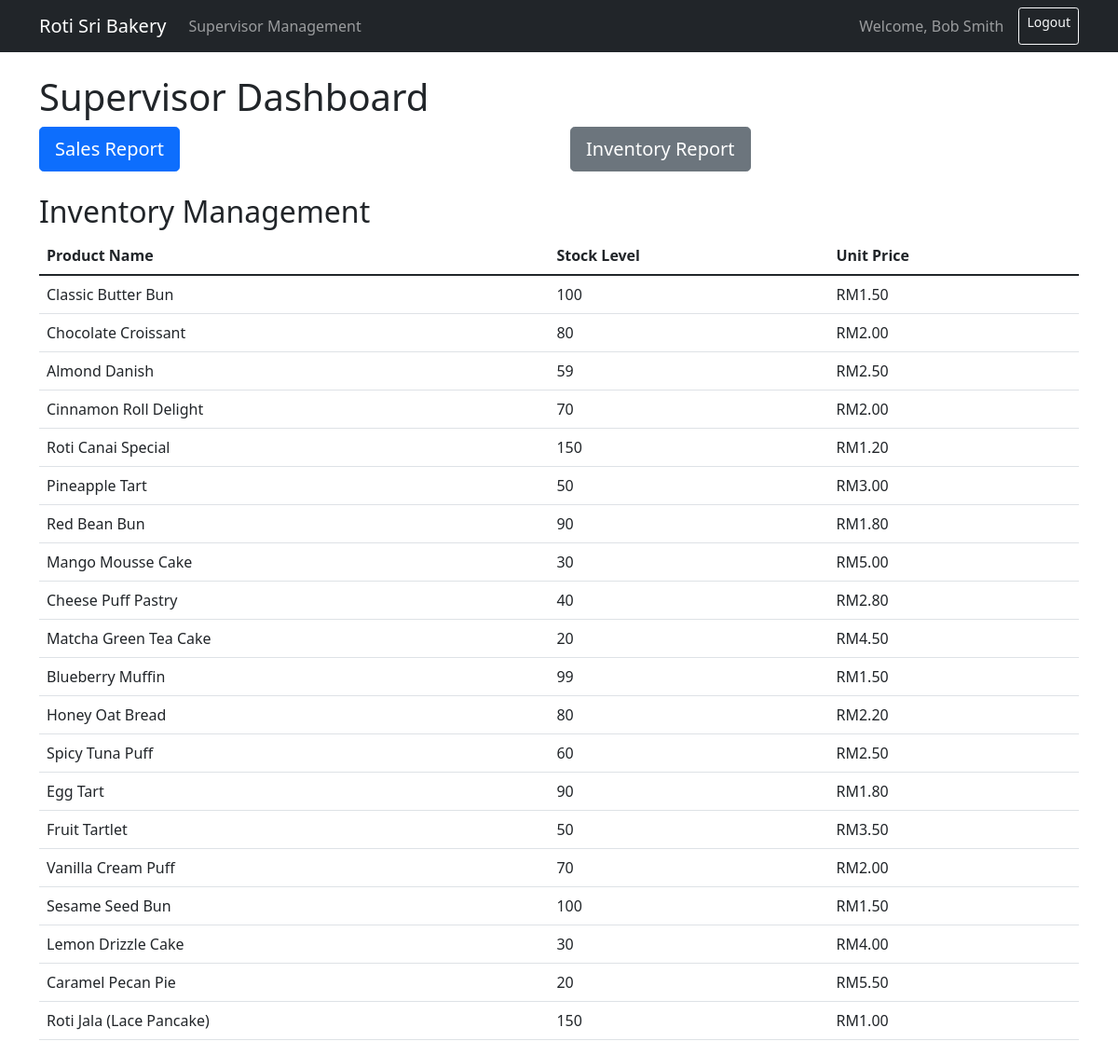
Before: /supervisor_dashboard.php?view=inventory (signed in) with the older database file.
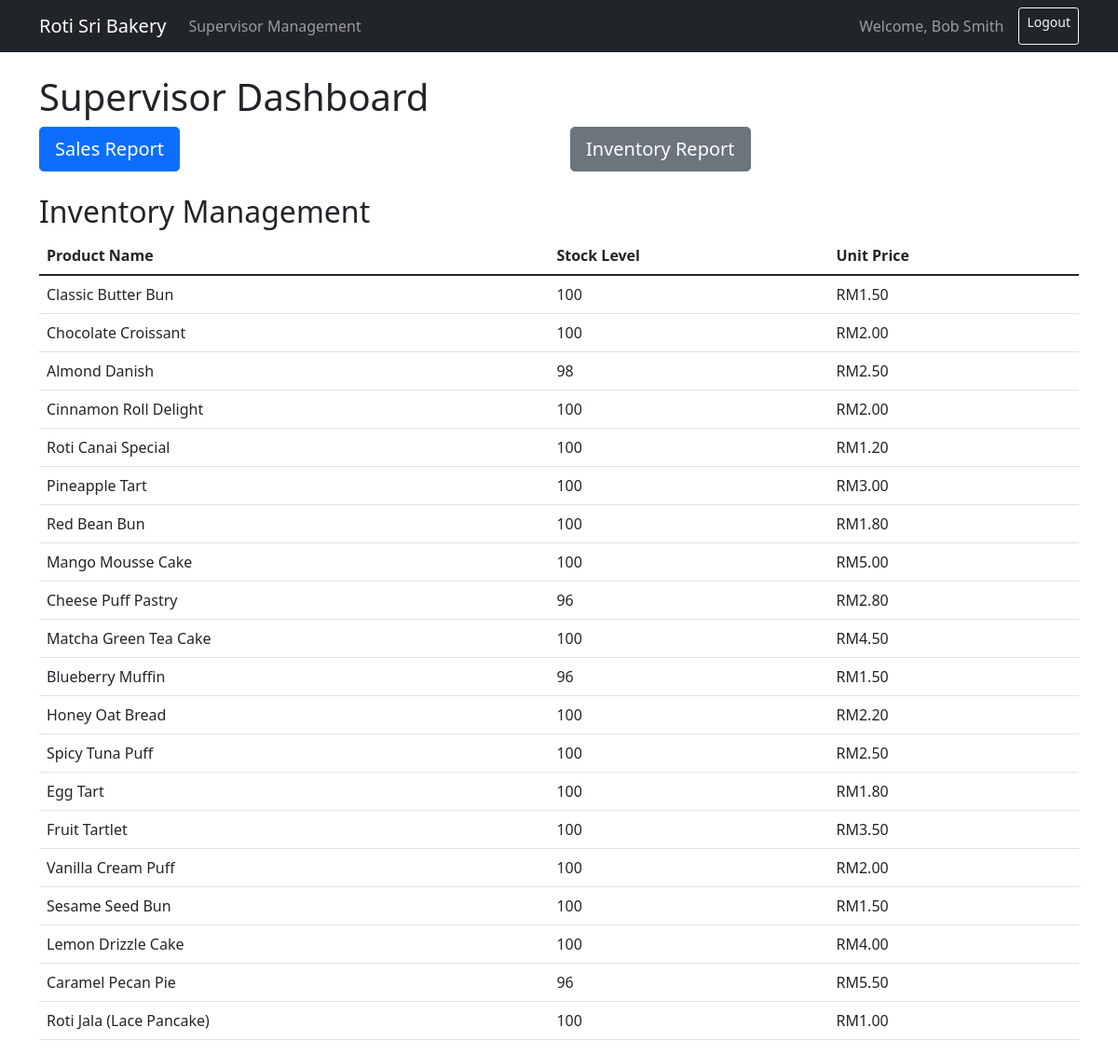
After: the same page with the newer database file.
### tables this page shows
CREATE TABLE `inventory` (
  `id` int(11) NOT NULL,
  `product_name` varchar(200) NOT NULL,
  `description` text DEFAULT NULL,
  `category` varchar(50) NOT NULL,
  `unit_price` decimal(10,2) NOT NULL,
  `stock_level` int(11) NOT NULL,
  `reorder_point` int(11) NOT NULL,
  `status` enum('active','inactive') DEFAULT 'active',
  `created_at` timestamp NOT NULL DEFAULT current_timestamp(),
  `updated_at` timestamp NOT NULL DEFAULT current_timestamp() ON UPDATE current_timestamp()
);

### fetch_inventory.php (called while the page is built)
<?php
function fetch_inventory_data($conn) {
    $inventory_query = $conn->query("SELECT id, product_name, stock_level, unit_price FROM inventory WHERE status = 'active'");
    return $inventory_query->fetch_all(MYSQLI_ASSOC);
}
?>

### supervisor_dashboard.php (the view, shortened to what this page needs)
<?php
require_once 'db_connection.php';
require_once 'fetch_sales.php';
require_once 'fetch_inventory.php';
$start_date = isset($_POST['start_date']) ? $_POST['start_date'] : date('Y-m-d', strtotime('-1 month'));
$end_date = isset($_POST['end_date']) ? $_POST['end_date'] : date('Y-m-d');
$sales_type = isset($_POST['sales_type']) ? $_POST['sales_type'] : 'all';
list($daily_sales, $weekly_sales, $monthly_sales) = fetch_sales_data($conn, $start_date, $end_date, $sales_type);
$inventory_data = fetch_inventory_data($conn);
?>
<!DOCTYPE html>
<html>
<head>
    <link href="https://cdn.jsdelivr.net/npm/bootstrap@5.1.3/dist/css/bootstrap.min.css" rel="stylesheet">
</head>
<body>
    <nav class="navbar navbar-expand-lg navbar-dark bg-dark">
        <div class="container">
            <a class="navbar-brand" href="#">Roti Sri Bakery</a>
            <div class="collapse navbar-collapse" id="navbarNav">
                <ul class="navbar-nav me-auto">
                    <li class="nav-item">
                        <a class="nav-link" href="supervisor_management.php">Supervisor Management</a>
                    </li>
                </ul>
                <div class="d-flex">
                    <span class="navbar-text me-3">
                        Welcome, <?php echo htmlspecialchars($_SESSION['user']['fullname']); ?>
                    </span>
                    <a href="logout.php" class="btn btn-outline-light btn-sm">Logout</a>
                </div>
            </div>
        </div>
    </nav>
    <div class="container mt-4">
        <h1>Supervisor Dashboard</h1>
        <div class="mb-4">
            <div class="row">
                <div class="col-md-6">
                    <a href="?view=sales" class="btn btn-primary btn-lg btn-block">Sales Report</a>
                </div>
                <div class="col-md-6">
                    <a href="?view=inventory" class="btn btn-secondary btn-lg btn-block">Inventory Report</a>
                </div>
            </div>
        </div>
        <?php
        $view = isset($_GET['view']) ? $_GET['view'] : 'sales';
        if ($view === 'sales') {
        ?>
            <h2>Sales Reports</h2>
            <form method="POST" class="mb-4">
                <div class="row">
                    <div class="col-md-4">
                        <label for="start_date" class="form-label">Start Date</label>
                        <input type="date" class="form-control" name="start_date" value="<?php echo htmlspecialchars($start_date); ?>" required>
                    </div>
                    <div class="col-md-4">
                        <label for="end_date" class="form-label">End Date</label>
                        <input type="date" class="form-control" name="end_date" value="<?php echo htmlspecialchars($end_date); ?>" required>
                    </div>
                    <div class="col-md-4">
                        <label for="sales_type" class="form-label">Sales Type</label>
                        <select class="form-select" name="sales_type">
                            <option value="all" <?php echo $sales_type === 'all' ? 'selected' : ''; ?>>All</option>
                            <option value="online" <?php echo $sales_type === 'online' ? 'selected' : ''; ?>>Online</option>
                            <option value="in-store" <?php echo $sales_type === 'in-store' ? 'selected' : ''; ?>>In-Store</option>
                        </select>
                    </div>
                </div>
                <button type="submit" class="btn btn-primary mt-3">Filter</button>
            </form>
            <?php if (empty($daily_sales) && empty($weekly_sales) && empty($monthly_sales)): ?>
                <div class="alert alert-warning" role="alert">
                    No sales data found for the selected date range.
                </div>
            <?php else: ?>
                <h3>Daily Sales</h3>
                <table class="table">
                    <thead>
                        <tr>
                            <th>Date</th>
                            <th>Total Revenue</th>
                        </tr>
                    </thead>
                    <tbody>
                        <?php foreach ($daily_sales as $sale): ?>
                            <tr>
                                <td><?php echo htmlspecialchars($sale['sale_date']); ?></td>
                                <td>RM<?php echo number_format($sale['total_revenue'], 2); ?></td>
                            </tr>
                        <?php endforeach; ?>
                    </tbody>
                </table>
                <h3>Weekly Sales</h3>
                <table class="table">
                    <thead>
                        <tr>
                            <th>Week</th>
                            <th>Total Revenue</th>
                        </tr>
                    </thead>
                    <tbody>
                        <?php foreach ($weekly_sales as $sale): ?>
                            <tr>
                                <td><?php echo htmlspecialchars($sale['sale_week']); ?></td>
                                <td>RM<?php echo number_format($sale['total_revenue'], 2); ?></td>
                            </tr>
                        <?php endforeach; ?>
                    </tbody>
                </table>
                <h3>Monthly Sales</h3>
                <table class="table">
                    <thead>
                        <tr>
                            <th>Month</th>
                            <th>Total Revenue</th>
                        </tr>
                    </thead>
                    <tbody>
                        <?php foreach ($monthly_sales as $sale): ?>
                            <tr>
                                <td><?php echo htmlspecialchars($sale['sale_month']); ?></td>
                                <td>RM<?php echo number_format($sale['total_revenue'], 2); ?></td>
                            </tr>
                        <?php endforeach; ?>
                    </tbody>
                </table>
            <?php endif; ?>
        <?php
        } elseif ($view === 'inventory') {
        ?>
            <h2>Inventory Management</h2>
            <table class="table">
                <thead>
                    <tr>
                        <th>Product Name</th>
                        <th>Stock Level</th>
                        <th>Unit Price</th>
                    </tr>
                </thead>
                <tbody>
                    <?php foreach ($inventory_data as $item): ?>
                        <tr>
                            <td><?php echo htmlspecialchars($item['product_name']); ?></td>
                            <td><?php echo htmlspecialchars($item['stock_level']); ?></td>
                            <td>RM<?php echo number_format($item['unit_price'], 2); ?></td>
                        </tr>
                    <?php endforeach; ?>
                </tbody>
            </table>
        <?php
        }
        ?>
    </div>
</body>
</html>

Changed rows visible on the page:
changed inventory "Chocolate Croissant": stock_level "80" → "100"
changed inventory "Almond Danish": stock_level "59" → "98"
changed inventory "Cinnamon Roll Delight": stock_level "70" → "100"
changed inventory "Roti Canai Special": stock_level "150" → "100"
changed inventory "Pineapple Tart": stock_level "50" → "100"
changed inventory "Red Bean Bun": stock_level "90" → "100"
changed inventory "Mango Mousse Cake": stock_level "30" → "100"
changed inventory "Cheese Puff Pastry": stock_level "40" → "96"
changed inventory "Matcha Green Tea Cake": stock_level "20" → "100"
changed inventory "Blueberry Muffin": stock_level "99" → "96"
changed inventory "Honey Oat Bread": stock_level "80" → "100"
changed inventory "Spicy Tuna Puff": stock_level "60" → "100"
changed inventory "Egg Tart": stock_level "90" → "100"
changed inventory "Fruit Tartlet": stock_level "50" → "100"
changed inventory "Vanilla Cream Puff": stock_level "70" → "100"
changed inventory "Lemon Drizzle Cake": stock_level "30" → "100"
changed inventory "Caramel Pecan Pie": stock_level "20" → "96"
changed inventory "Roti Jala (Lace Pancake)": stock_level "150" → "100"
